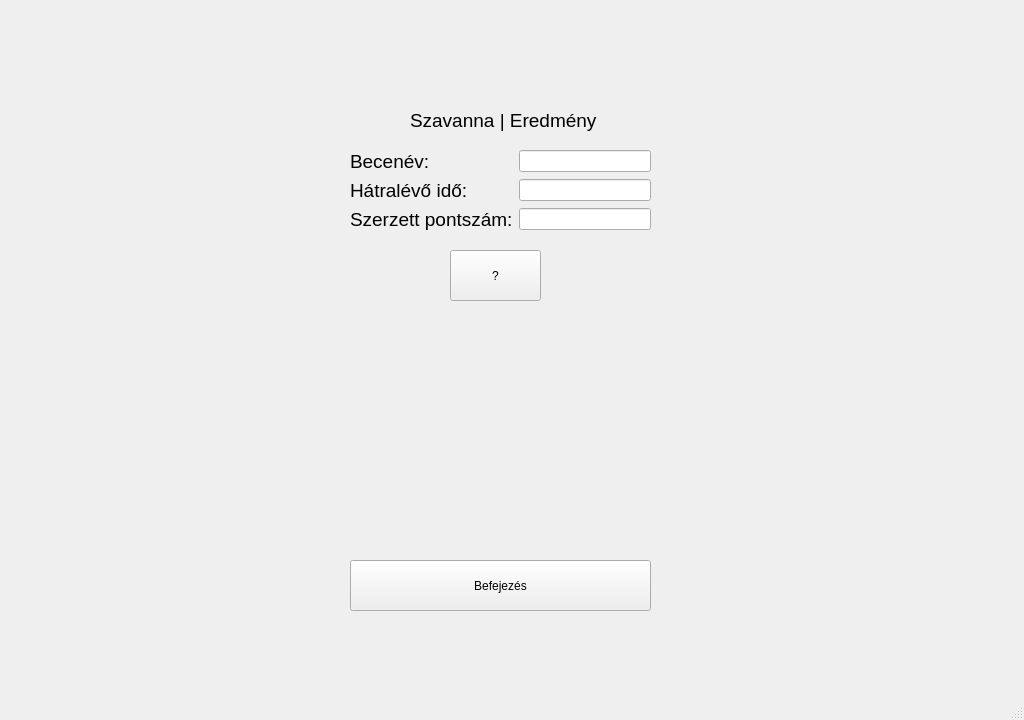
<?xml version="1.0" encoding="UTF-8"?>
<ui version="4.0">
 <class>ques5</class>
 <widget class="QMainWindow" name="ques5">
  <property name="geometry">
   <rect>
    <x>0</x>
    <y>0</y>
    <width>1024</width>
    <height>720</height>
   </rect>
  </property>
  <property name="windowTitle">
   <string>Játékos matematikai gyakorlóprogram</string>
  </property>
  <widget class="QWidget" name="centralwidget">
   <widget class="QLabel" name="label">
    <property name="geometry">
     <rect>
      <x>0</x>
      <y>-10</y>
      <width>1024</width>
      <height>720</height>
     </rect>
    </property>
    <property name="text">
     <string/>
    </property>
    <property name="pixmap">
     <pixmap>../szakdoga hátterek/african-savanna-forest-landscape-scene-at-sunset-free-vector.jpg</pixmap>
    </property>
    <property name="scaledContents">
     <bool>true</bool>
    </property>
   </widget>
   <widget class="QWidget" name="formLayoutWidget">
    <property name="geometry">
     <rect>
      <x>350</x>
      <y>150</y>
      <width>301</width>
      <height>91</height>
     </rect>
    </property>
    <layout class="QFormLayout" name="formLayout">
     <item row="0" column="0">
      <widget class="QLabel" name="label_2">
       <property name="font">
        <font>
         <pointsize>14</pointsize>
        </font>
       </property>
       <property name="text">
        <string>Becenév: </string>
       </property>
      </widget>
     </item>
     <item row="1" column="0">
      <widget class="QLabel" name="label_3">
       <property name="font">
        <font>
         <pointsize>14</pointsize>
        </font>
       </property>
       <property name="text">
        <string>Hátralévő idő:</string>
       </property>
      </widget>
     </item>
     <item row="2" column="0">
      <widget class="QLabel" name="label_4">
       <property name="font">
        <font>
         <pointsize>14</pointsize>
        </font>
       </property>
       <property name="text">
        <string>Szerzett pontszám:</string>
       </property>
      </widget>
     </item>
     <item row="0" column="1">
      <widget class="QLineEdit" name="lineEdit"/>
     </item>
     <item row="1" column="1">
      <widget class="QLineEdit" name="lineEdit_2"/>
     </item>
     <item row="2" column="1">
      <widget class="QLineEdit" name="lineEdit_3"/>
     </item>
    </layout>
   </widget>
   <widget class="QLabel" name="label_5">
    <property name="geometry">
     <rect>
      <x>410</x>
      <y>100</y>
      <width>191</width>
      <height>41</height>
     </rect>
    </property>
    <property name="font">
     <font>
      <pointsize>14</pointsize>
     </font>
    </property>
    <property name="text">
     <string>Szavanna | Eredmény</string>
    </property>
   </widget>
   <widget class="QPushButton" name="B1">
    <property name="geometry">
     <rect>
      <x>350</x>
      <y>560</y>
      <width>301</width>
      <height>51</height>
     </rect>
    </property>
    <property name="text">
     <string>Befejezés</string>
    </property>
   </widget>
   <widget class="QPushButton" name="button">
    <property name="geometry">
     <rect>
      <x>450</x>
      <y>250</y>
      <width>91</width>
      <height>51</height>
     </rect>
    </property>
    <property name="text">
     <string>?</string>
    </property>
   </widget>
   <widget class="QLabel" name="label_6">
    <property name="geometry">
     <rect>
      <x>370</x>
      <y>360</y>
      <width>261</width>
      <height>141</height>
     </rect>
    </property>
    <property name="text">
     <string/>
    </property>
    <property name="pixmap">
     <pixmap>../szakdoga hátterek/arany kulcs 2.png</pixmap>
    </property>
    <property name="scaledContents">
     <bool>true</bool>
    </property>
   </widget>
  </widget>
  <widget class="QMenuBar" name="menubar">
   <property name="geometry">
    <rect>
     <x>0</x>
     <y>0</y>
     <width>1024</width>
     <height>21</height>
    </rect>
   </property>
  </widget>
  <widget class="QStatusBar" name="statusbar"/>
 </widget>
 <resources/>
 <connections/>
</ui>
